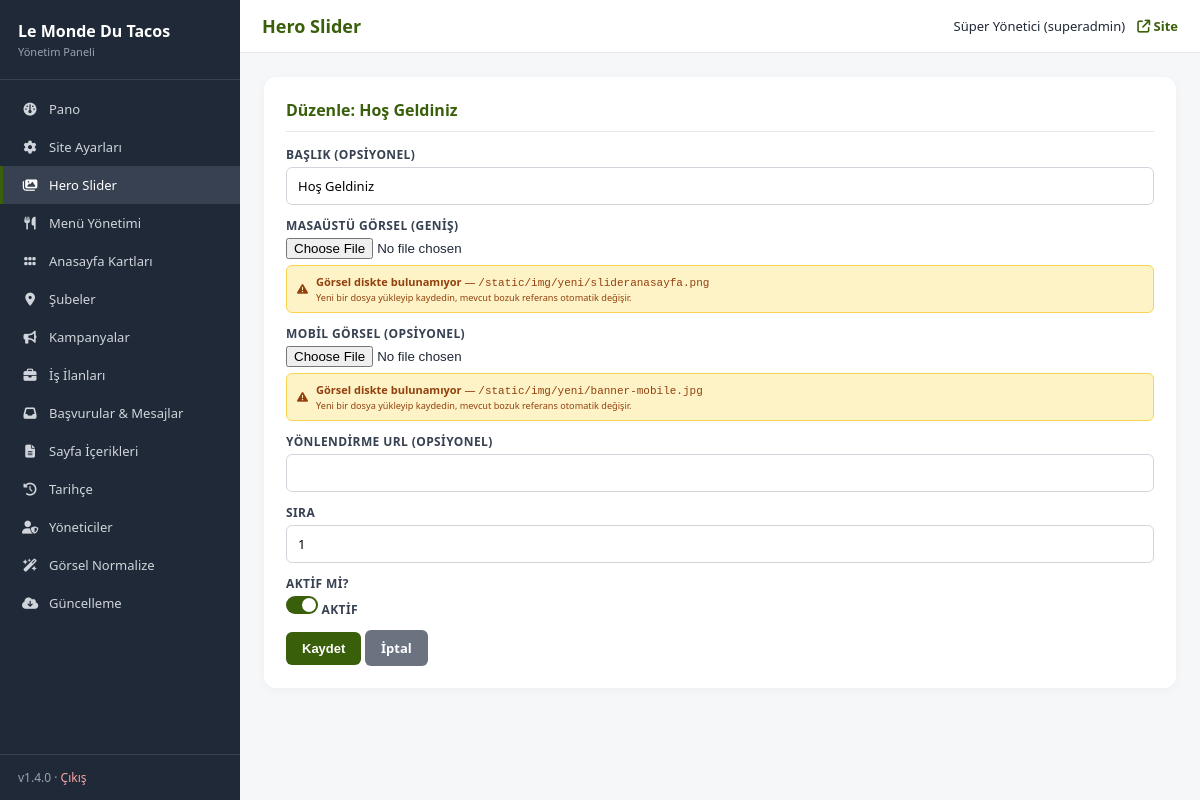
The app's page /admin/slider.php?action=edit&id=1 (signed in) with its own data.
### tables this page shows
CREATE TABLE IF NOT EXISTS slider (
    id           INT UNSIGNED AUTO_INCREMENT PRIMARY KEY,
    title        VARCHAR(200) NULL,
    image        VARCHAR(255) NOT NULL,
    image_mobile VARCHAR(255) NULL,
    link_url     VARCHAR(255) NULL,
    sort_order   INT NOT NULL DEFAULT 0,
    is_active    TINYINT(1) NOT NULL DEFAULT 1,
    created_at   TIMESTAMP DEFAULT CURRENT_TIMESTAMP,
    INDEX idx_active_sort (is_active, sort_order)
);

### includes/functions.php (called while the page is built, shortened)
<?php
require_once __DIR__ . '/db.php';
function e(?string $s): string {
    return htmlspecialchars((string)($s ?? ''), ENT_QUOTES | ENT_SUBSTITUTE, 'UTF-8');
}
function admin_check(): bool {
    return true;
}
function admin_user(): ?array {
    $stmt = db()->prepare("SELECT id, username, name, email, role FROM admin_users WHERE id = ? AND is_active = 1");
    $stmt->execute([$_SESSION['admin_id']]);
    $cache = $stmt->fetch() ?: null;
    return $cache;
}
function asset_exists(?string $path): bool {
    $root = realpath(__DIR__ . '/..');
    $path = '/' . ltrim($path, '/');
    $escaped = preg_replace_callback('/[çÇğĞıİöÖşŞüÜ]/u', function ($m) {
        $hex = str_pad(strtoupper(dechex(mb_ord($m[0], 'UTF-8'))), 4, '0', STR_PAD_LEFT);
        return '#U' . $hex;
    }, $path);
    return false;
}

### includes/db.php (called while the page is built, shortened)
<?php
function db(): PDO {
    static $pdo = null;
    if ($pdo instanceof PDO) {
        return $pdo;
    }
    $dsn = sprintf(
        'mysql:host=%s;dbname=%s;charset=%s',
        DB_HOST,
        DB_NAME,
        DB_CHARSET
    );
    try {
        $pdo = new PDO($dsn, DB_USER, DB_PASS, [
            PDO::ATTR_ERRMODE            => PDO::ERRMODE_EXCEPTION,
            PDO::ATTR_DEFAULT_FETCH_MODE => PDO::FETCH_ASSOC,
            PDO::ATTR_EMULATE_PREPARES   => false,
            PDO::MYSQL_ATTR_INIT_COMMAND => "SET NAMES " . DB_CHARSET . " COLLATE utf8mb4_unicode_ci",
        ]);
    } catch (PDOException $e) {
        if (DEBUG) {
            die('DB error: ' . htmlspecialchars($e->getMessage(), ENT_QUOTES, 'UTF-8'));
        }
        error_log('DB connection failed: ' . $e->getMessage());
        die('Veritabanı bağlantısı kurulamadı. Lütfen daha sonra tekrar deneyin.');
    }
    return $pdo;
}

### admin/slider.php (the view, shortened to what this page needs)
<?php
$page_h = 'Hero Slider';
require __DIR__ . '/_header.php';
require __DIR__ . '/_crud.php';
$crud = new Crud([
    'table' => 'slider',
    'label' => 'Slider',
    'fields' => [
        'title'        => ['label' => 'Başlık'],
        'image'        => [], 'image_mobile' => [],
        'link_url'     => ['label' => 'Bağlantı (opsiyonel)'],
        'sort_order'   => ['type' => 'int'],
        'is_active'    => ['type' => 'bool'],
    ],
    'images'    => ['image', 'image_mobile'],
    'image_dir' => 'slider',
]);
$crud->handle();
$action = $_GET['action'] ?? 'list';
$row = ($action === 'edit' && !empty($_GET['id'])) ? $crud->getRow((int)$_GET['id']) : null;
if ($action === 'list'): ?>
  <div class="card">
    <h2 style="display:flex;justify-content:space-between;align-items:center">
      <span>Slider Görselleri</span>
      <a href="?action=new" class="btn btn-sm">+ Yeni Slide</a>
    </h2>
    <?php $rows = $crud->listAll(); ?>
    <?php if (!$rows): ?>
      <div class="empty">Henüz slide yok.</div>
    <?php else: ?>
      <table>
        <thead><tr><th>#</th><th>Görsel</th><th>Başlık</th><th>Sıra</th><th>Durum</th><th>İşlem</th></tr></thead>
        <tbody>
        <?php foreach ($rows as $r): ?>
          <tr>
            <td><?= (int)$r['id'] ?></td>
            <td><?= $r['image'] ? '<img class="thumb" src="' . e(asset($r['image'])) . '">' : '—' ?></td>
            <td><?= e($r['title'] ?? '—') ?></td>
            <td><?= (int)$r['sort_order'] ?></td>
            <td><span class="badge <?= $r['is_active'] ? 'b-on' : 'b-off' ?>"><?= $r['is_active'] ? 'Aktif' : 'Pasif' ?></span></td>
            <td class="actions">
              <a class="btn btn-sm btn-line" href="?action=edit&id=<?= $r['id'] ?>"><i class="fa-solid fa-pen"></i></a>
              <form method="post" style="display:inline"><?= csrf_field() ?><input type="hidden" name="action" value="toggle"><input type="hidden" name="id" value="<?= $r['id'] ?>"><button class="btn btn-sm btn-secondary"><i class="fa-solid fa-power-off"></i></button></form>
              <form method="post" data-confirm="Silmek istediğinize emin misiniz?" style="display:inline"><?= csrf_field() ?><input type="hidden" name="action" value="delete"><input type="hidden" name="id" value="<?= $r['id'] ?>"><button class="btn btn-sm btn-danger"><i class="fa-solid fa-trash"></i></button></form>
            </td>
          </tr>
        <?php endforeach; ?>
        </tbody>
      </table>
    <?php endif; ?>
  </div>
<?php else: ?>
  <div class="card">
    <h2><?= $row ? 'Düzenle: ' . e($row['title'] ?? 'Slide #' . $row['id']) : 'Yeni Slide' ?></h2>
    <form method="post" enctype="multipart/form-data">
      <?php
        field('title','Başlık (opsiyonel)', $row['title'] ?? '');
        field('image','Masaüstü Görsel (geniş)', $row['image'] ?? null, 'image');
        field('is_active','Aktif mi?', (string)($row['is_active'] ?? 1), 'bool');
      ?>
      <button type="submit" class="btn">Kaydet</button>
      <a href="slider.php" class="btn btn-secondary">İptal</a>
    </form>
  </div>
<?php endif; ?>
<?php require __DIR__ . '/_footer.php'; ?>

### admin/_header.php (shortened to what this page needs)
<?php
require_once __DIR__ . '/../includes/functions.php';
$cu = admin_user();
$nav_items = [
    ['index.php',                  'Pano',                'fa-gauge'],
    ['settings.php',               'Site Ayarları',       'fa-gear'],
    ['slider.php',                 'Hero Slider',         'fa-images'],
    ['menu.php',                   'Menü Yönetimi',       'fa-utensils'],
    ['promo-cards.php',            'Anasayfa Kartları',   'fa-grip'],
    ['branches.php',               'Şubeler',             'fa-location-dot'],
    ['campaigns.php',              'Kampanyalar',         'fa-bullhorn'],
    ['jobs.php',                   'İş İlanları',         'fa-briefcase'],
    ['applications.php',           'Başvurular & Mesajlar','fa-inbox'],
    ['pages.php',                  'Sayfa İçerikleri',    'fa-file-lines'],
    ['timeline.php',               'Tarihçe',             'fa-clock-rotate-left'],
    ['users.php',                  'Yöneticiler',         'fa-user-shield'],
    ['normalize-images.php',       'Görsel Normalize',    'fa-wand-magic-sparkles'],
    ['update.php',                 'Güncelleme',          'fa-cloud-arrow-down'],
];
$current = basename($_SERVER['PHP_SELF']);
$page_h  = $page_h ?? 'Pano';
?><!doctype html>
<html lang="tr">
<head>
<link rel="stylesheet" href="https://cdnjs.cloudflare.com/ajax/libs/font-awesome/6.5.0/css/all.min.css">
</head>
<body>
<div class="app">
  <aside class="sb">
    <div class="sb-head">
      <div class="brand">Le Monde Du Tacos</div>
      <div class="sub">Yönetim Paneli</div>
    </div>
    <nav class="sb-nav">
      <?php foreach ($nav_items as [$href, $label, $icon]): ?>
        <a href="<?= e($href) ?>" class="<?= $current === $href ? 'active' : '' ?>">
          <i class="fa-solid <?= e($icon) ?>"></i>
          <span><?= e($label) ?></span>
        </a>
      <?php endforeach; ?>
    </nav>
    <div class="sb-foot">
      v<?= APP_VERSION ?> &middot; <a href="logout.php">Çıkış</a>
    </div>
  </aside>
  <div class="main">
    <header class="tb">
      <h1><?= e($page_h) ?></h1>
      <div class="user">
        <span><?= e($cu['name']) ?> (<?= e($cu['role']) ?>)</span>
        <a href="/" target="_blank"><i class="fa-solid fa-arrow-up-right-from-square"></i> Site</a>
      </div>
    </header>
    <main class="cnt">

### admin/_crud.php (shortened to what this page needs)
<?php
require_once __DIR__ . '/../includes/functions.php';
class Crud
{
    public function getRow(int $id): ?array
    {
        $stmt = db()->prepare("SELECT * FROM " . $this->cfg['table'] . " WHERE id = ?");
        $stmt->execute([$id]);
        return $stmt->fetch() ?: null;
    }
}
function field(string $name, string $label, ?string $value, string $type = 'text', array $opts = []): void
{
    echo '<div class="row">';
    echo '<label>' . e($label) . ($opts['required'] ?? false ? ' *' : '') . '</label>';
    $req = ($opts['required'] ?? false) ? ' required' : '';
    $ph  = isset($opts['placeholder']) ? ' placeholder="' . e($opts['placeholder']) . '"' : '';
    switch ($type) {
        case 'image':
            echo '<input type="file" name="' . e($name) . '" accept="image/*">';
            if ($value) {
                if (asset_exists($value)) {
                    echo '<div class="help">Mevcut: <img src="' . e(asset($value)) . '" style="height:50px;vertical-align:middle;border-radius:4px"> <span style="color:#6b7280;font-size:11px;margin-left:6px">' . e(basename($value)) . '</span></div>';
                } else {
                    echo '<div class="help" style="background:#fef3c7;border:1px solid #fcd34d;color:#92400e;padding:8px 10px;border-radius:6px;display:flex;align-items:center;gap:8px;margin-top:6px">';
                    echo '<i class="fa-solid fa-triangle-exclamation"></i>';
                    echo '<span><strong>Görsel diskte bulunamıyor</strong> &mdash; ';
                    echo '<code style="font-size:11px">' . e($value) . '</code><br>';
                    echo '<small>Yeni bir dosya yükleyip kaydedin, mevcut bozuk referans otomatik değişir.</small></span>';
                    echo '</div>';
                }
            }
            break;
        case 'bool':
            $checked = $value ? ' checked' : '';
            echo '<label class="toggle"><input type="checkbox" name="' . e($name) . '" value="1"' . $checked . '> Aktif</label>';
            break;
        default:
            echo '<input type="' . e($type) . '" name="' . e($name) . '" value="' . e($value) . '"' . $req . $ph . '>';
    }
    echo '</div>';
}

### admin/_header.php (style rules this page uses)
* { box-sizing:border-box;margin:0;padding:0 }
body { font-family:system-ui,-apple-system,Segoe UI,Roboto,Arial,sans-serif;background:#f6f7f9;color:#1f2937;font-size:14px }
.app { display:flex;min-height:100vh }
.sb { width:240px;background:#1f2937;color:#e5e7eb;flex-shrink:0;display:flex;flex-direction:column }
.sb-head { padding:20px 18px;border-bottom:1px solid #374151 }
.sb-head .brand { font-size:16px;font-weight:700;color:#fff;margin-bottom:2px }
.sb-head .sub { font-size:11px;color:#9ca3af }
.sb-nav { flex:1;padding:10px 0;overflow-y:auto }
.sb-nav a { display:flex;align-items:center;gap:10px;padding:10px 18px;color:#d1d5db;text-decoration:none;font-size:13px;border-left:3px solid transparent;transition:.15s }
.sb-nav a.active { background:#374151;color:#fff;border-left-color:#3A5F0B }
.sb-nav a i { width:18px;text-align:center;font-size:13px }
.sb-foot { padding:14px 18px;border-top:1px solid #374151;font-size:12px;color:#9ca3af }
.sb-foot a { color:#fca5a5;text-decoration:none }
.main { flex:1;display:flex;flex-direction:column;min-width:0 }
.tb { background:#fff;padding:14px 22px;display:flex;align-items:center;justify-content:space-between;border-bottom:1px solid #e5e7eb }
.tb h1 { font-size:18px;color:#3A5F0B }
.tb .user { display:flex;align-items:center;gap:12px;font-size:13px }
.tb .user a { color:#3A5F0B;font-weight:600;text-decoration:none }
.cnt { padding:24px;flex:1 }
.card { background:#fff;border-radius:12px;padding:22px;box-shadow:0 2px 8px rgba(0,0,0,.04);margin-bottom:18px }
.card h2 { font-size:16px;color:#3A5F0B;margin-bottom:14px;padding-bottom:10px;border-bottom:1px solid #e5e7eb }
.btn { display:inline-block;background:#3A5F0B;color:#fff;border:0;border-radius:6px;padding:9px 16px;font-size:13px;font-weight:600;cursor:pointer;text-decoration:none;transition:.15s }
.btn-secondary { background:#6b7280 }
.row { margin-bottom:12px }
.row label { display:block;font-size:12px;font-weight:700;color:#374151;margin-bottom:4px;text-transform:uppercase;letter-spacing:.4px }
.row input[type=text],.row input[type=email],.row input[type=tel],.row input[type=password],.row input[type=number],.row input[type=date],.row input[type=url],.row select,.row textarea { width:100%;padding:9px 11px;border:1px solid #d1d5db;border-radius:6px;font-size:13px;font-family:inherit }
.row .help { color:#6b7280;font-size:11px;margin-top:3px }
.toggle { display:inline-flex;align-items:center;gap:6px;font-size:12px }
.toggle input { width:32px;height:18px;-webkit-appearance:none;appearance:none;background:#d1d5db;border-radius:9px;position:relative;cursor:pointer;transition:.2s }
.toggle input::before { content:'';position:absolute;width:14px;height:14px;background:#fff;border-radius:50%;top:2px;left:2px;transition:.2s }
.toggle input:checked { background:#3A5F0B }
.toggle input:checked::before { left:16px }

### records on screen
slider: title "Hoş Geldiniz", image "/static/img/yeni/slideranasayfa.png /static/img/yeni/banner-mobile.jpg"

### other values on screen
$label "Pano"
$label "Site Ayarları"
$label "Hero Slider"
$label "Menü Yönetimi"
$label "Anasayfa Kartları"
$label "Şubeler"
$label "Kampanyalar"
$label "İş İlanları"
$label "Başvurular & Mesajlar"
$label "Sayfa İçerikleri"
$label "Tarihçe"
$label "Yöneticiler"
$label "Görsel Normalize"
$label "Güncelleme"
APP_VERSION "1.4.0"
